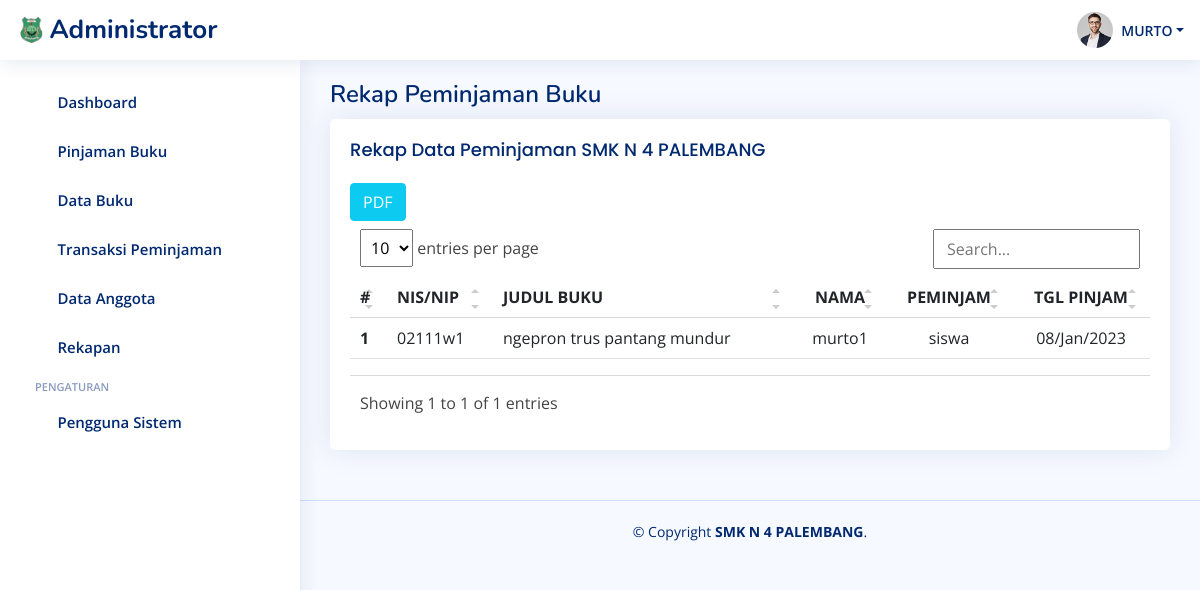
Page /index.php?hal=laporan_peminjaman (signed in) on the committed database.
### tables this page shows
CREATE TABLE `tb_peminjaman` (
  `id_peminjaman` int(11) NOT NULL,
  `id_pesanbuku` int(11) NOT NULL,
  `tgl_pinjam` date NOT NULL
);

CREATE TABLE `tb_anggota` (
  `id_anggota` int(11) NOT NULL,
  `nomor_induk` varchar(50) NOT NULL,
  `nama` varchar(50) NOT NULL,
  `jk` enum('Laki-laki','Perempuan','','') NOT NULL,
  `kategori` enum('siswa','guru','','') NOT NULL
);

CREATE TABLE `tb_buku` (
  `id_buku` int(11) NOT NULL,
  `judul_buku` varchar(250) NOT NULL,
  `pengarang` varchar(50) NOT NULL,
  `penerbit` varchar(50) NOT NULL,
  `th_terbit` varchar(5) NOT NULL,
  `isbn` varchar(50) NOT NULL,
  `jumlah_buku` int(11) NOT NULL,
  `tgl_input` date NOT NULL
);

### admin/laporan/laporan peminjaman/laporan_peminjaman.php (the view, shortened to what this page needs)
<div class="pagetitle">
   <h1>Rekap Peminjaman Buku</h1>
</div>
<section class="section">
   <div class="row">
      <div class="col-lg-12">
         <div class="card">
            <div class="card-body">
               <h5 class="card-title">Rekap Data Peminjaman SMK N 4 PALEMBANG</h5>
               <a href="./export/pdf_peminjaman.php" type="button" class="btn btn-info text-white"> PDF </a>
               <table class="table datatable">
                  <thead>
                     <tr>
                           <th scope="col">#</th>
                           <th scope="col">NIS/NIP</th>
                           <th scope="col">JUDUL BUKU</th>
                           <th scope="col" class="text-center">NAMA</th>
                           <th scope="col" class="text-center">PEMINJAM</th>
                           <th scope="col" class="text-center">TGL PINJAM</th>
                     </tr>
                  </thead>
                  <tbody>
                   <?php
                       include "koneksi/koneksi.php";
                       $no = 1;
                       $query = mysqli_query($koneksi, "SELECT * FROM tb_peminjaman ORDER BY id_peminjaman DESC");
                       while($row = mysqli_fetch_assoc($query)){
                           $id_pesanbuku = $row['id_pesanbuku'];
 $data_pesanbuku =mysqli_query($koneksi,"SELECT * FROM tb_pesanbuku WHERE id_pesanbuku='$id_pesanbuku'");
 $row0=mysqli_fetch_assoc($data_pesanbuku);
                            $id_anggota = $row0['id_anggota'];
                            $id_buku = $row0['id_buku'];
 $data_anggota =mysqli_query($koneksi,"SELECT * FROM tb_anggota WHERE id_anggota='$id_anggota'");
 $row1=mysqli_fetch_assoc($data_anggota);
                           $data_buku =mysqli_query($koneksi,"SELECT * FROM tb_buku WHERE id_buku='$id_buku'");
                           $row2=mysqli_fetch_assoc($data_buku);
                   ?>
                     <tr>
                        <th scope="row"><?=$no++;?></th>
                        <td><?= $row1['nomor_induk']?></td>
                        <td><?= $row2['judul_buku']?></td>
                        <td class="text-center"><?=$row1['nama']?></td>
                        <td class="text-center"><?=$row1['kategori']?></td>
                        <td class="text-center"><?php  $tgl = $row['tgl_pinjam']; echo date("d/M/Y", strtotime($tgl))?></td>
                     </tr>
                     <?php } ?>
                  </tbody>
               </table>
            </div>
         </div>
      </div>
   </div>
 </section>

### assets/css/simple-datatables.css (style rules this page uses)
.dataTable-table { max-width: 100%; width: 100%; border-spacing: 0; border-collapse: separate; }
.dataTable-table > tbody > tr > td, .dataTable-table > tbody > tr > th, .dataTable-table > tfoot > tr > td, .dataTable-table > tfoot > tr > th, .dataTable-table > thead > tr > td, .dataTable-table > thead > tr > th { vertical-align: top; padding: 8px 10px; }
.dataTable-table > thead > tr > th { vertical-align: bottom; text-align: left; border-bottom: 1px solid #d9d9d9; }
.dataTable-table th { vertical-align: bottom; text-align: left; }

### assets/css/style.css (style rules this page uses)
:root { scroll-behavior: smooth; }
body { font-family: "Open Sans", sans-serif; background: #f6f9ff; color: #444444; }
a { color: #4154f1; text-decoration: none; }
h1, h2, h3, h4, h5, h6 { font-family: "Nunito", sans-serif; }
.pagetitle { margin-bottom: 10px; }
.pagetitle h1 { font-size: 24px; margin-bottom: 0; font-weight: 600; color: #012970; }
.card { margin-bottom: 30px; border: none; border-radius: 5px; box-shadow: 0px 0 30px rgba(1, 41, 112, 0.1); }
.card-title { padding: 20px 0 15px 0; font-size: 18px; font-weight: 500; color: #012970; font-family: "Poppins", sans-serif; }
.card-body { padding: 0 20px 20px 20px; }

### rows in the picture
tb_peminjaman: tb_anggota.nomor_induk "02111w1", tb_buku.judul_buku "ngepron trus pantang mundur", tb_anggota.nama "murto1", tb_anggota.kategori "siswa", tgl_pinjam "08/Jan/2023"

### other values in the picture
$data_level "Administrator"
$data_nama "MURTO"
